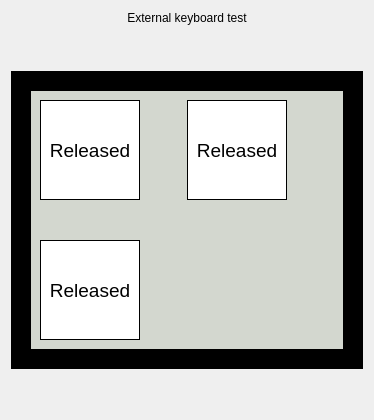
       <widget class="QWidget" name="externalKeyboardPage">
        <layout class="QVBoxLayout" name="verticalLayout_15">
         <item>
          <widget class="QLabel" name="label_7">
           <property name="text">
            <string>External keyboard test</string>
           </property>
           <property name="alignment">
            <set>Qt::AlignCenter</set>
           </property>
          </widget>
         </item>
         <item>
          <spacer name="verticalSpacer">
           <property name="orientation">
            <enum>Qt::Vertical</enum>
           </property>
           <property name="sizeHint" stdset="0">
            <size>
             <width>20</width>
             <height>40</height>
            </size>
           </property>
          </spacer>
         </item>
         <item>
          <widget class="QWidget" name="widget_2" native="true">
           <property name="palette">
            <palette>
             <active>
              <colorrole role="Base">
               <brush brushstyle="SolidPattern">
                <color alpha="255">
                 <red>255</red>
                 <green>255</green>
                 <blue>255</blue>
                </color>
               </brush>
              </colorrole>
              <colorrole role="Window">
               <brush brushstyle="SolidPattern">
                <color alpha="255">
                 <red>0</red>
                 <green>0</green>
                 <blue>0</blue>
                </color>
               </brush>
              </colorrole>
             </active>
             <inactive>
              <colorrole role="Base">
               <brush brushstyle="SolidPattern">
                <color alpha="255">
                 <red>255</red>
                 <green>255</green>
                 <blue>255</blue>
                </color>
               </brush>
              </colorrole>
              <colorrole role="Window">
               <brush brushstyle="SolidPattern">
                <color alpha="255">
                 <red>0</red>
                 <green>0</green>
                 <blue>0</blue>
                </color>
               </brush>
              </colorrole>
             </inactive>
             <disabled>
              <colorrole role="Base">
               <brush brushstyle="SolidPattern">
                <color alpha="255">
                 <red>0</red>
                 <green>0</green>
                 <blue>0</blue>
                </color>
               </brush>
              </colorrole>
              <colorrole role="Window">
               <brush brushstyle="SolidPattern">
                <color alpha="255">
                 <red>0</red>
                 <green>0</green>
                 <blue>0</blue>
                </color>
               </brush>
              </colorrole>
             </disabled>
            </palette>
           </property>
           <property name="autoFillBackground">
            <bool>true</bool>
           </property>
           <layout class="QVBoxLayout" name="verticalLayout_13">
            <property name="leftMargin">
             <number>20</number>
            </property>
            <property name="topMargin">
             <number>20</number>
            </property>
            <property name="rightMargin">
             <number>20</number>
            </property>
            <property name="bottomMargin">
             <number>20</number>
            </property>
            <item>
             <widget class="QWidget" name="widget" native="true">
              <property name="palette">
               <palette>
                <active>
                 <colorrole role="Base">
                  <brush brushstyle="SolidPattern">
                   <color alpha="255">
                    <red>255</red>
                    <green>255</green>
                    <blue>255</blue>
                   </color>
                  </brush>
                 </colorrole>
                 <colorrole role="Window">
                  <brush brushstyle="SolidPattern">
                   <color alpha="255">
                    <red>211</red>
                    <green>215</green>
                    <blue>207</blue>
                   </color>
                  </brush>
                 </colorrole>
                </active>
                <inactive>
                 <colorrole role="Base">
                  <brush brushstyle="SolidPattern">
                   <color alpha="255">
                    <red>255</red>
                    <green>255</green>
                    <blue>255</blue>
                   </color>
                  </brush>
                 </colorrole>
                 <colorrole role="Window">
                  <brush brushstyle="SolidPattern">
                   <color alpha="255">
                    <red>211</red>
                    <green>215</green>
                    <blue>207</blue>
                   </color>
                  </brush>
                 </colorrole>
                </inactive>
                <disabled>
                 <colorrole role="Base">
                  <brush brushstyle="SolidPattern">
                   <color alpha="255">
                    <red>211</red>
                    <green>215</green>
                    <blue>207</blue>
                   </color>
                  </brush>
                 </colorrole>
                 <colorrole role="Window">
                  <brush brushstyle="SolidPattern">
                   <color alpha="255">
                    <red>211</red>
                    <green>215</green>
                    <blue>207</blue>
                   </color>
                  </brush>
                 </colorrole>
                </disabled>
               </palette>
              </property>
              <property name="autoFillBackground">
               <bool>true</bool>
              </property>
              <layout class="QVBoxLayout" name="verticalLayout_8">
               <item>
                <layout class="QGridLayout" name="gridLayout">
                 <property name="leftMargin">
                  <number>0</number>
                 </property>
                 <property name="topMargin">
                  <number>0</number>
                 </property>
                 <property name="rightMargin">
                  <number>0</number>
                 </property>
                 <property name="bottomMargin">
                  <number>0</number>
                 </property>
                 <property name="horizontalSpacing">
                  <number>0</number>
                 </property>
                 <property name="verticalSpacing">
                  <number>40</number>
                 </property>
                 <item row="1" column="1">
                  <widget class="QLabel" name="label_15">
                   <property name="sizePolicy">
                    <sizepolicy hsizetype="Expanding" vsizetype="Expanding">
                     <horstretch>0</horstretch>
                     <verstretch>0</verstretch>
                    </sizepolicy>
                   </property>
                   <property name="text">
                    <string/>
                   </property>
                  </widget>
                 </item>
                 <item row="0" column="1">
                  <layout class="QHBoxLayout" name="horizontalLayout_2">
                   <item>
                    <widget class="QLabel" name="serviceMarkLabel">
                     <property name="sizePolicy">
                      <sizepolicy hsizetype="Expanding" vsizetype="Expanding">
                       <horstretch>0</horstretch>
                       <verstretch>0</verstretch>
                      </sizepolicy>
                     </property>
                     <property name="minimumSize">
                      <size>
                       <width>100</width>
                       <height>100</height>
                      </size>
                     </property>
                     <property name="maximumSize">
                      <size>
                       <width>100</width>
                       <height>100</height>
                      </size>
                     </property>
                     <property name="palette">
                      <palette>
                       <active>
                        <colorrole role="Base">
                         <brush brushstyle="SolidPattern">
                          <color alpha="255">
                           <red>255</red>
                           <green>255</green>
                           <blue>255</blue>
                          </color>
                         </brush>
                        </colorrole>
                        <colorrole role="Window">
                         <brush brushstyle="SolidPattern">
                          <color alpha="255">
                           <red>255</red>
                           <green>255</green>
                           <blue>255</blue>
                          </color>
                         </brush>
                        </colorrole>
                       </active>
                       <inactive>
                        <colorrole role="Base">
                         <brush brushstyle="SolidPattern">
                          <color alpha="255">
                           <red>255</red>
                           <green>255</green>
                           <blue>255</blue>
                          </color>
                         </brush>
                        </colorrole>
                        <colorrole role="Window">
                         <brush brushstyle="SolidPattern">
                          <color alpha="255">
                           <red>255</red>
                           <green>255</green>
                           <blue>255</blue>
                          </color>
                         </brush>
                        </colorrole>
                       </inactive>
                       <disabled>
                        <colorrole role="Base">
                         <brush brushstyle="SolidPattern">
                          <color alpha="255">
                           <red>255</red>
                           <green>255</green>
                           <blue>255</blue>
                          </color>
                         </brush>
                        </colorrole>
                        <colorrole role="Window">
                         <brush brushstyle="SolidPattern">
                          <color alpha="255">
                           <red>255</red>
                           <green>255</green>
                           <blue>255</blue>
                          </color>
                         </brush>
                        </colorrole>
                       </disabled>
                      </palette>
                     </property>
                     <property name="font">
                      <font>
                       <pointsize>14</pointsize>
                       <weight>50</weight>
                       <bold>false</bold>
                      </font>
                     </property>
                     <property name="autoFillBackground">
                      <bool>true</bool>
                     </property>
                     <property name="frameShape">
                      <enum>QFrame::Box</enum>
                     </property>
                     <property name="text">
                      <string>Released</string>
                     </property>
                     <property name="alignment">
                      <set>Qt::AlignCenter</set>
                     </property>
                    </widget>
                   </item>
                   <item>
                    <widget class="QLabel" name="label_59">
                     <property name="text">
                      <string/>
                     </property>
                     <property name="pixmap">
                      <pixmap resource="resourses.qrc">:/resources/markerLabel.png</pixmap>
                     </property>
                    </widget>
                   </item>
                   <item>
                    <spacer name="horizontalSpacer_2">
                     <property name="orientation">
                      <enum>Qt::Horizontal</enum>
                     </property>
                     <property name="sizeHint" stdset="0">
                      <size>
                       <width>40</width>
                       <height>20</height>
                      </size>
                     </property>
                    </spacer>
                   </item>
                  </layout>
                 </item>
                 <item row="0" column="0">
                  <layout class="QHBoxLayout" name="horizontalLayout_3">
                   <item>
                    <widget class="QLabel" name="trackMarkLabel">
                     <property name="sizePolicy">
                      <sizepolicy hsizetype="Expanding" vsizetype="Expanding">
                       <horstretch>0</horstretch>
                       <verstretch>0</verstretch>
                      </sizepolicy>
                     </property>
                     <property name="minimumSize">
                      <size>
                       <width>100</width>
                       <height>100</height>
                      </size>
                     </property>
                     <property name="maximumSize">
                      <size>
                       <width>100</width>
                       <height>100</height>
                      </size>
                     </property>
                     <property name="palette">
                      <palette>
                       <active>
                        <colorrole role="Base">
                         <brush brushstyle="SolidPattern">
                          <color alpha="255">
                           <red>255</red>
                           <green>255</green>
                           <blue>255</blue>
                          </color>
                         </brush>
                        </colorrole>
                        <colorrole role="Window">
                         <brush brushstyle="SolidPattern">
                          <color alpha="255">
                           <red>255</red>
                           <green>255</green>
                           <blue>255</blue>
                          </color>
                         </brush>
                        </colorrole>
                       </active>
                       <inactive>
                        <colorrole role="Base">
                         <brush brushstyle="SolidPattern">
                          <color alpha="255">
                           <red>255</red>
                           <green>255</green>
                           <blue>255</blue>
                          </color>
                         </brush>
                        </colorrole>
                        <colorrole role="Window">
                         <brush brushstyle="SolidPattern">
                          <color alpha="255">
                           <red>255</red>
                           <green>255</green>
                           <blue>255</blue>
                          </color>
                         </brush>
                        </colorrole>
                       </inactive>
                       <disabled>
                        <colorrole role="Base">
                         <brush brushstyle="SolidPattern">
                          <color alpha="255">
                           <red>255</red>
                           <green>255</green>
                           <blue>255</blue>
                          </color>
                         </brush>
                        </colorrole>
                        <colorrole role="Window">
                         <brush brushstyle="SolidPattern">
                          <color alpha="255">
                           <red>255</red>
                           <green>255</green>
                           <blue>255</blue>
                          </color>
                         </brush>
                        </colorrole>
                       </disabled>
                      </palette>
                     </property>
                     <property name="font">
                      <font>
                       <pointsize>14</pointsize>
                       <weight>50</weight>
                       <bold>false</bold>
                      </font>
                     </property>
                     <property name="autoFillBackground">
                      <bool>true</bool>
                     </property>
                     <property name="frameShape">
                      <enum>QFrame::Box</enum>
                     </property>
                     <property name="text">
                      <string>Released</string>
                     </property>
                     <property name="alignment">
                      <set>Qt::AlignCenter</set>
                     </property>
                    </widget>
                   </item>
                   <item>
                    <widget class="QLabel" name="label_55">
                     <property name="text">
                      <string/>
                     </property>
                     <property name="pixmap">
                      <pixmap resource="resourses.qrc">:/resources/coordinateLabel.png</pixmap>
                     </property>
                    </widget>
                   </item>
                   <item>
                    <spacer name="horizontalSpacer">
                     <property name="orientation">
                      <enum>Qt::Horizontal</enum>
                     </property>
                     <property name="sizeHint" stdset="0">
                      <size>
                       <width>40</width>
                       <height>20</height>
                      </size>
                     </property>
                    </spacer>
                   </item>
                  </layout>
                 </item>
                 <item row="1" column="0">
                  <layout class="QHBoxLayout" name="horizontalLayout_4">
                   <item>
                    <widget class="QLabel" name="boltJointLabel">
                     <property name="sizePolicy">
                      <sizepolicy hsizetype="Expanding" vsizetype="Expanding">
                       <horstretch>0</horstretch>
                       <verstretch>0</verstretch>
                      </sizepolicy>
                     </property>
                     <property name="minimumSize">
                      <size>
                       <width>100</width>
                       <height>100</height>
                      </size>
                     </property>
                     <property name="maximumSize">
                      <size>
                       <width>100</width>
                       <height>100</height>
                      </size>
                     </property>
                     <property name="palette">
                      <palette>
                       <active>
                        <colorrole role="Base">
                         <brush brushstyle="SolidPattern">
                          <color alpha="255">
                           <red>255</red>
                           <green>255</green>
                           <blue>255</blue>
                          </color>
                         </brush>
                        </colorrole>
                        <colorrole role="Window">
                         <brush brushstyle="SolidPattern">
                          <color alpha="255">
                           <red>255</red>
                           <green>255</green>
                           <blue>255</blue>
                          </color>
                         </brush>
                        </colorrole>
                       </active>
                       <inactive>
                        <colorrole role="Base">
                         <brush brushstyle="SolidPattern">
                          <color alpha="255">
                           <red>255</red>
                           <green>255</green>
                           <blue>255</blue>
                          </color>
                         </brush>
                        </colorrole>
                        <colorrole role="Window">
                         <brush brushstyle="SolidPattern">
                          <color alpha="255">
                           <red>255</red>
                           <green>255</green>
                           <blue>255</blue>
                          </color>
                         </brush>
                        </colorrole>
                       </inactive>
                       <disabled>
                        <colorrole role="Base">
                         <brush brushstyle="SolidPattern">
                          <color alpha="255">
                           <red>255</red>
                           <green>255</green>
                           <blue>255</blue>
                          </color>
                         </brush>
                        </colorrole>
                        <colorrole role="Window">
                         <brush brushstyle="SolidPattern">
                          <color alpha="255">
                           <red>255</red>
                           <green>255</green>
                           <blue>255</blue>
                          </color>
                         </brush>
                        </colorrole>
                       </disabled>
                      </palette>
                     </property>
                     <property name="font">
                      <font>
                       <pointsize>14</pointsize>
                       <weight>50</weight>
                       <bold>false</bold>
                      </font>
                     </property>
                     <property name="autoFillBackground">
                      <bool>true</bool>
                     </property>
                     <property name="frameShape">
                      <enum>QFrame::Box</enum>
                     </property>
                     <property name="text">
                      <string>Released</string>
                     </property>
                     <property name="alignment">
                      <set>Qt::AlignCenter</set>
                     </property>
                    </widget>
                   </item>
                   <item>
                    <widget class="QLabel" name="label_64">
                     <property name="text">
                      <string/>
                     </property>
                     <property name="pixmap">
                      <pixmap resource="resourses.qrc">:/resources/boltJointLabel.png</pixmap>
                     </property>
                    </widget>
                   </item>
                   <item>
                    <spacer name="horizontalSpacer_3">
                     <property name="orientation">
                      <enum>Qt::Horizontal</enum>
                     </property>
                     <property name="sizeHint" stdset="0">
                      <size>
                       <width>40</width>
                       <height>20</height>
                      </size>
                     </property>
                    </spacer>
                   </item>
                  </layout>
                 </item>
                </layout>
               </item>
              </layout>
             </widget>
            </item>
           </layout>
          </widget>
         </item>
         <item>
          <spacer name="verticalSpacer_7">
           <property name="orientation">
            <enum>Qt::Vertical</enum>
           </property>
           <property name="sizeHint" stdset="0">
            <size>
             <width>20</width>
             <height>40</height>
            </size>
           </property>
          </spacer>
         </item>
        </layout>
       </widget>
